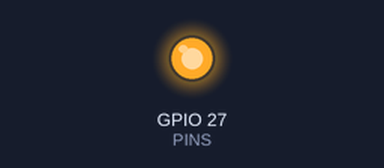
Simulated run of this program. Board: Raspberry Pi (BCM pin numbers). Parts: output pins drawn as LEDs (lit = HIGH). At 2.0 s the program stops and its outputs stay as they are.

Above: at 0.1 s.
At 2.1 s:
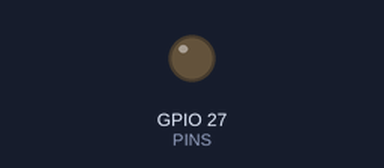
Timing chart, 0 to 3.5 s (numbered marks = the images above):
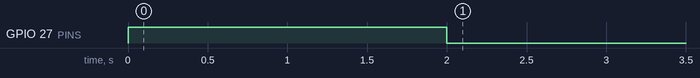

The program:

pin_test.py
```python
# !/usr/bin/env python
# Author: weiserhei
# Test Pin Output, multiple Pins possible

import RPi.GPIO as GPIO
import time

GPIO.setmode(GPIO.BCM)
GPIO.setwarnings(False)

PINS = [27]

for pin in PINS:
    GPIO.setup(pin, GPIO.OUT)
    GPIO.output(pin, GPIO.HIGH)

time.sleep(2)

for pin in PINS:
    GPIO.output(pin, GPIO.LOW)

GPIO.cleanup()
```

Measured:
- by itself, GPIO 27 (PINS): LOW → HIGH at 0.00 s, → LOW 2.0 s later
